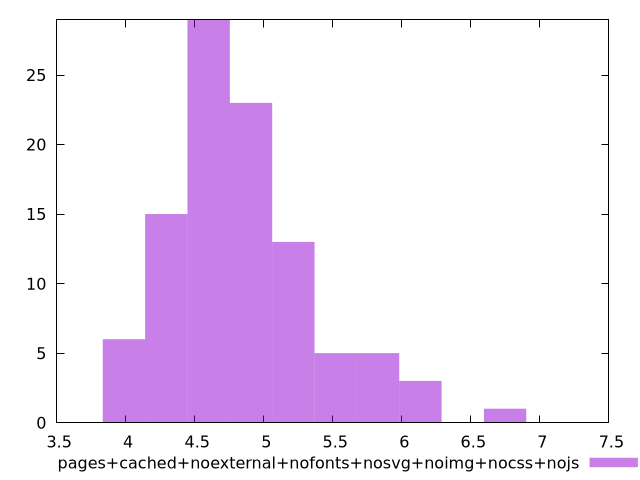

Source code (gnuplot):
$_pagesCachedNoexternalNofontsNosvgNoimgNocssNojs <<EOF
4.294508960814491 15
6.135012801163558 3
4.601259600872669 29
5.214760880989025 13
5.521511521047203 5
4.908010240930847 23
3.987758320756313 6
5.82826216110538 5
6.7485140812799145 1
EOF
set key outside below
set terminal pngcairo
set output "report_00005_2020-11-02T22-26-11.212Z/network-server-latency/pages+cached+noexternal+nofonts+nosvg+noimg+nocss+nojs//raw_hist.png"
set yrange [0:29]
set boxwidth 0.3067506400581779
set style fill transparent solid 0.5 noborder
plot $_pagesCachedNoexternalNofontsNosvgNoimgNocssNojs title "pages+cached+noexternal+nofonts+nosvg+noimg+nocss+nojs" with boxes ,
